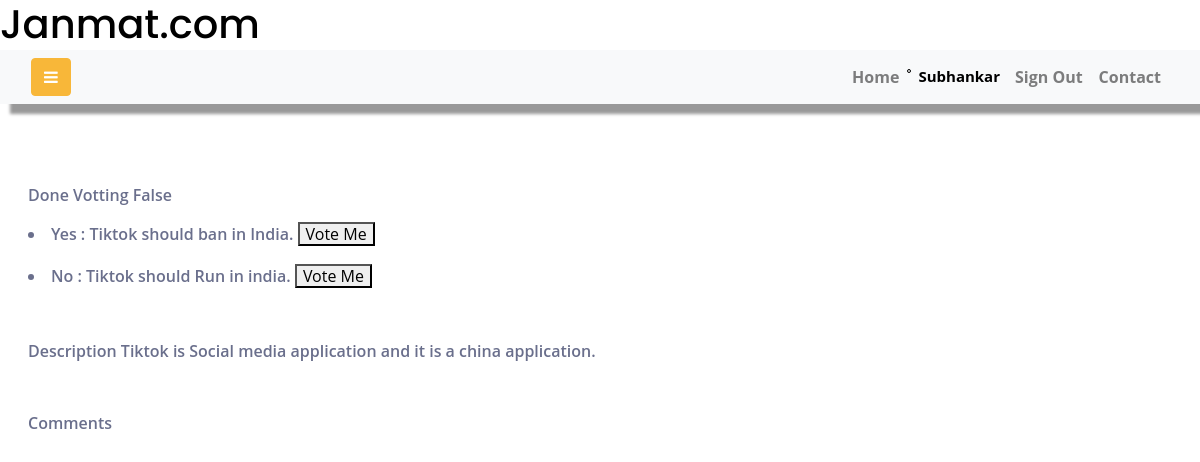
Page /?chellenge_id=1 (signed in) on the committed database.
### jmat/models.py (models this page shows, shortened)
class TopicList(models.Model):
    Chellenge = models.ForeignKey(Chellenge, on_delete=models.CASCADE)
    Topic = models.CharField(max_length=50, blank=False, null=False)
    TopicDesc = models.TextField(max_length=1000, blank=True, null=True)
    voteCount = models.IntegerField(default=0, null=False, blank=True)
    created_on = models.DateTimeField(auto_now=True )
    class Meta:
        db_table = "TopicList"

class Chellenge(models.Model):
    chellengeName = models.CharField(max_length=50, blank=False, null=False)
    chellengeDesc = models.TextField(max_length=1000, blank=True, null=True)
    created_on = models.DateTimeField(auto_now=True )
    class Meta:
        db_table = "Chellenge"

### jmat/views.py (the view)
# urls.py: 2. Add a URL to urlpatterns:  path('', views.home, name='home')
def home(request):
    if request.method == 'GET':  # http://127.0.0.1:8000/
        context = chellenge_list_context(request)
        if request.GET:  # http://127.0.0.1:8000/?chellenge_id=1
            try:
                chellenge_id = request.GET['chellenge_id']
            except:
                timeline = timelineOBJ(request)
                return render(request, 'timeline.html', context={'timeline': timeline})
            selected_chellenge = Chellenge.objects.get(id=chellenge_id)
            topic_list = TopicList.objects.filter(Chellenge_id=chellenge_id)
            votes = Vote.objects.filter(Chellenge_id=chellenge_id)
            comment_list = Comment.objects.filter(chellenge_id=chellenge_id)
            try:
                user = User.objects.get(username=request.session['username'])
                is_votted = Vote.objects.get(
                    User_id=user.id, Chellenge_id=chellenge_id).is_votted
            except:
                is_votted = False
            context = {
                'chellenge_list':   Chellenge.objects.all(),
                'selected_chellenge':   selected_chellenge,
                'topic_list':   topic_list,
                'comment_list':   comment_list,
                'is_logged':   request.session.has_key('is_logged'),
                'is_votted':   is_votted,
            }
            context.update(user_credential(request))
            return render(request, 'vote.html', context=context)
        context.update(user_credential(request))
        return render(request, 'timeline.html', context=context)
    context = chellenge_list_context(request)
    context.update(user_credential(request))
    return render(request, 'timeline.html', context=context)

### jmat/views.py (called while the page is built)
def user_credential(request):
    if request.session.has_key('is_logged'):
        user = User.objects.get(username=request.session['username'])
        userProfile = UserProfile.objects.get(
            user=User.objects.get(username=user))
        firstName = user.first_name
        lastName = user.last_name
        profileImage = userProfile.profile_image
        if profileImage == "":
            profileImage = False
        user_context = {
            'user':   user,
            'userProfile':   userProfile,
            'firstName':   firstName,
            'lastName':   lastName,
            'profileImage':   profileImage
        }
        return user_context
    return {}

def chellenge_list_context(request):
    timeline = timelineOBJ(request)
    chellenge_list = Chellenge.objects.all()
    context = {
        'timeline': timeline,
        'chellenge_list':   chellenge_list,
    }
    return context

def timelineOBJ(request):
    timeline_obj = Timeline.objects.all()
    page = request.GET.get('page', 1)
    paginator = Paginator(timeline_obj, 10)
    try:
        timeline = paginator.page(page)
    except PageNotAnInteger:
        timeline = paginator.page(1)
    except EmptyPage:
        timeline = paginator.page(paginator.num_pages)
    return timeline

### jmat/templates/vote.html (shortened to what this page needs)
{% extends 'base.html' %}
{% load static %}
{% block vote %}
<div class="Chellenge Area">
  Done Votting {{is_votted}}</br>
  {% for topic in topic_list %}
  <li>
    <a>{{topic.Topic}} : {{topic.TopicDesc}}</a>
    {% if user.is_authenticated %}
    <button class="voteto" id="btn{{topic.id}}" href="#" data-topicid="{{ topic.id }}">Vote Me</button>
    {% endif %}
  </li>
  {% endfor %}
  Description
  <a>{{selected_chellenge.chellengeDesc}}</a>
  Comments </br></br>
</div>
{% endblock %}

### jmat/templates/base.html (shortened to what this page needs)
<!DOCTYPE html>
{% load static %}
<html lang="en">
  <head>
    <link
      rel="stylesheet"
      href="https://stackpath.bootstrapcdn.com/font-awesome/4.7.0/css/font-awesome.min.css"
    />
    <link rel="stylesheet" href="{% static 'css/style.css' %}" />
    <link
      rel="stylesheet"
      href="https://stackpath.bootstrapcdn.com/bootstrap/4.5.0/css/bootstrap.min.css"
    />
    <link rel="stylesheet" href="{% static 'signIn/css/style.css' %}">
  </head>
  <body
    style="
        background: url('{% static 'img/bg1.jpg' %}');
      background-size: cover;
      background-repeat: no-repeat;
      background-attachment: fixed;
    "
  >
    <div class="wrapper d-flex align-items-stretch">
      <div class="fixed-top d-flex bg-white">
        <header><h1>Janmat.com</h1></header>
      </div>
      <div id="content" class="p-4 p-md-5" style="margin-top: 120px;">
        <nav
          class="navbar fixed-top navbar-expand-lg navbar-light bg-light"
          style="margin-top: 50px;"
        >
          <div class="container-fluid">
            <button type="button" id="sidebarCollapse" class="btn btn-primary">
              <i class="fa fa-bars"></i>
            </button>
            <div class="collapse navbar-collapse" id="navbarSupportedContent">
              <ul class="nav navbar-nav ml-auto">
                <li class="nav-item">
                  <a class="nav-link" href="/">Home</a>
                </li>
                {% if user.is_authenticated %}
              <li class="nav-item">
                {% if profileImage == "False" %}
                <img src="{% static 'img/pi.jpg' %}" alt="no pic" class="profile" data-toggle="modal"
                  data-target="#exampleModal" />
                {% else %}
                <img id="Myimg" src="{{profileImage.url}}" alt="" class="profile" data-toggle="modal"
                  data-target="#exampleModal" />
                {% endif %}
              </li>
                <li
                  class="nav-item"
                  style="
                    font-size: 15px;
                    padding: 7px;
                    font-weight: bold;
                    color: black;
                    text-align: center;
                  "
                >
                  {{firstName}}
                </li>
                <li class="nav-item">
                  <a class="nav-link" href="{% url 'signoutPage' %}"
                    >Sign Out</a
                  >
                </li>
                {% endif %}
                <li class="nav-item">
                  <a class="nav-link" data-toggle="modal" data-target="#contact" href="#">Contact</a>
                </li>
              </ul>
            </div>
          </div>
        </nav>
        {% block timeline %} {% endblock %} {% block vote %} {% endblock %}
      </div>
    </div>
  </body>
</html>

### jmat/static/signIn/css/style.css (style rules this page uses)
a { color: inherit; text-decoration: none; }

### rows in the picture
TopicList: Topic "Yes", TopicDesc "Tiktok should ban in India."
TopicList: Topic "No", TopicDesc "Tiktok should Run in india."
Chellenge: chellengeDesc "Tiktok is Social media application and it is a china application."

### other values in the picture
{{ firstName }} "Subhankar"
{{ is_votted }} "False"
